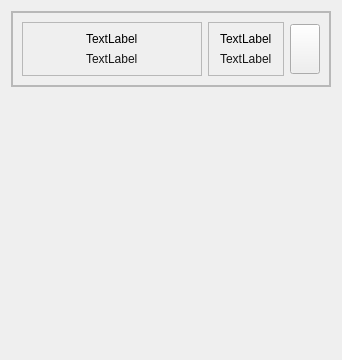
          <widget class="QWidget" name="scrollAreaWidgetContents_hotel">
           <property name="geometry">
            <rect>
             <x>0</x>
             <y>0</y>
             <width>342</width>
             <height>360</height>
            </rect>
           </property>
           <layout class="QVBoxLayout" name="verticalLayout_17">
            <item alignment="Qt::AlignTop">
             <widget class="QFrame" name="frame_28">
              <property name="frameShape">
               <enum>QFrame::StyledPanel</enum>
              </property>
              <property name="frameShadow">
               <enum>QFrame::Raised</enum>
              </property>
              <layout class="QVBoxLayout" name="verticalLayout_18">
               <property name="leftMargin">
                <number>0</number>
               </property>
               <property name="topMargin">
                <number>0</number>
               </property>
               <property name="rightMargin">
                <number>0</number>
               </property>
               <property name="bottomMargin">
                <number>0</number>
               </property>
               <item>
                <widget class="QFrame" name="modelFrameHotelB">
                 <property name="frameShape">
                  <enum>QFrame::StyledPanel</enum>
                 </property>
                 <property name="frameShadow">
                  <enum>QFrame::Raised</enum>
                 </property>
                 <layout class="QHBoxLayout" name="horizontalLayout_32">
                  <item>
                   <widget class="QFrame" name="frame_31">
                    <property name="minimumSize">
                     <size>
                      <width>180</width>
                      <height>0</height>
                     </size>
                    </property>
                    <property name="maximumSize">
                     <size>
                      <width>180</width>
                      <height>16777215</height>
                     </size>
                    </property>
                    <property name="frameShape">
                     <enum>QFrame::StyledPanel</enum>
                    </property>
                    <property name="frameShadow">
                     <enum>QFrame::Raised</enum>
                    </property>
                    <layout class="QVBoxLayout" name="verticalLayout_59">
                     <item alignment="Qt::AlignHCenter">
                      <widget class="QLabel" name="nameConfirmHotel_3">
                       <property name="text">
                        <string>TextLabel</string>
                       </property>
                      </widget>
                     </item>
                     <item alignment="Qt::AlignHCenter">
                      <widget class="QLabel" name="nRoomConfirm_2">
                       <property name="styleSheet">
                        <string notr="true">QLabel{
	color: rgb(21, 21, 21);
	font: 12px &quot;Google Sans&quot;;
}</string>
                       </property>
                       <property name="text">
                        <string>TextLabel</string>
                       </property>
                      </widget>
                     </item>
                    </layout>
                   </widget>
                  </item>
                  <item>
                   <widget class="QFrame" name="frame_30">
                    <property name="frameShape">
                     <enum>QFrame::StyledPanel</enum>
                    </property>
                    <property name="frameShadow">
                     <enum>QFrame::Raised</enum>
                    </property>
                    <layout class="QVBoxLayout" name="verticalLayout_58">
                     <item alignment="Qt::AlignHCenter">
                      <widget class="QLabel" name="locationConfirmHotel_2">
                       <property name="text">
                        <string>TextLabel</string>
                       </property>
                      </widget>
                     </item>
                     <item alignment="Qt::AlignHCenter">
                      <widget class="QLabel" name="costConfirm_2">
                       <property name="styleSheet">
                        <string notr="true">QLabel{
	color: rgb(21, 21, 21);
	font: 12px &quot;Google Sans&quot;;
}</string>
                       </property>
                       <property name="text">
                        <string>TextLabel</string>
                       </property>
                      </widget>
                     </item>
                    </layout>
                   </widget>
                  </item>
                  <item>
                   <widget class="QPushButton" name="pushButton_4">
                    <property name="minimumSize">
                     <size>
                      <width>30</width>
                      <height>50</height>
                     </size>
                    </property>
                    <property name="maximumSize">
                     <size>
                      <width>30</width>
                      <height>50</height>
                     </size>
                    </property>
                    <property name="text">
                     <string/>
                    </property>
                    <property name="icon">
                     <iconset>
                      <normaloff>../img/feather/trash.svg</normaloff>../img/feather/trash.svg</iconset>
                    </property>
                    <property name="iconSize">
                     <size>
                      <width>20</width>
                      <height>50</height>
                     </size>
                    </property>
                   </widget>
                  </item>
                 </layout>
                </widget>
               </item>
              </layout>
             </widget>
            </item>
           </layout>
          </widget>
